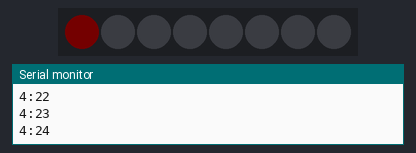
A sketch run on a simulated ESP8266 (NodeMCU). On the bench: 8 RGB LEDs in strip order, left to right, the last lines printed to the serial monitor. Dim RGB values are drawn brighter than linear.

Above: at 52.8 s.
At 71.2 s:
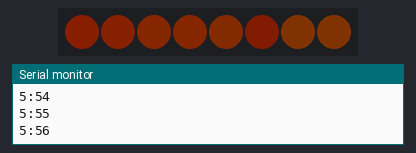
At 90.4 s:
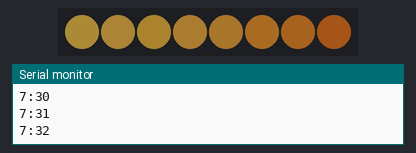
At 96.8 s:
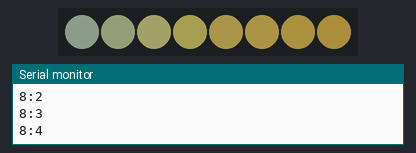
At 104.1 s:
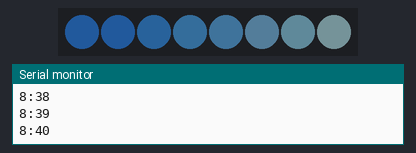
At 128.9 s:
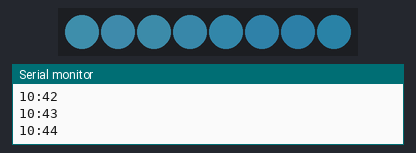
Timing chart, 0 to 130.0 s (numbered marks = the images above):
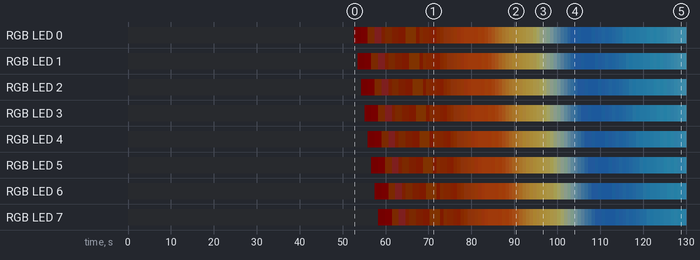

The sketch:

colorRingFast.ino
```cpp
uint8_t colors[360][3]  = {
{1,1,1},
{0,0,0},
{1,1,1},
{1,1,1},
{1,1,1},
{0,0,0},
{0,0,0},
{0,0,0},
{0,0,0},
{0,0,0},
{0,0,0},
{0,0,0},
{0,0,0},
{0,0,0},
{4,4,4},
{1,1,1},
{1,1,1},
{0,0,0},
{0,0,0},
{0,0,0},
{1,1,1},
{0,0,0},
{0,0,0},
{0,0,0},
{0,0,0},
{0,0,0},
{0,0,0},
{0,0,0},
{0,0,0},
{3,3,3},
{2,2,2},
{1,1,1},
{0,0,0},
{0,0,0},
{0,0,0},
{0,0,0},
{0,0,0},
{0,0,0},
{0,0,0},
{0,0,0},
{0,0,0},
{0,0,0},
{0,0,0},
{0,0,0},
{0,0,0},
{0,0,0},
{0,0,0},
{0,0,0},
{0,0,0},
{0,0,0},
{0,0,0},
{0,0,0},
{0,0,0},
{0,0,0},
{0,0,0},
{0,0,0},
{0,0,0},
{0,0,0},
{0,0,0},
{0,0,0},
{0,0,0},
{0,0,0},
{1,1,1},
{0,0,0},
{2,2,2},
{4,3,1},
{6,2,1},
{9,4,1},
{11,5,2},
{14,5,2},
{16,6,4},
{20,6,4},
{21,7,6},
{21,7,6},
{21,7,5},
{19,8,4},
{19,8,5},
{21,8,2},
{22,7,0},
{26,9,2},
{27,10,3},
{28,11,4},
{28,11,4},
{28,11,4},
{29,10,3},
{33,13,4},
{37,13,1},
{40,13,2},
{43,15,3},
{46,15,3},
{54,18,2},
{61,23,4},
{72,28,6},
{86,35,7},
{100,40,10},
{113,45,10},
{139,50,11},
{161,58,13},
{168,63,15},
{169,63,15},
{170,64,14},
{172,64,14},
{175,68,15},
{179,70,14},
{188,80,18},
{201,95,27},
{213,106,34},
{216,126,45},
{223,141,50},
{227,156,58},
{237,173,67},
{240,182,68},
{243,190,76},
{237,191,79},
{239,199,84},
{236,203,90},
{237,207,99},
{229,204,101},
{209,199,102},
{177,178,112},
{141,153,117},
{126,141,128},
{113,137,124},
{96,124,128},
{81,117,134},
{71,108,134},
{59,102,137},
{49,96,140},
{40,89,139},
{33,83,141},
{31,81,144},
{27,83,140},
{30,82,142},
{30,82,142},
{28,82,142},
{30,86,145},
{31,89,147},
{33,94,151},
{31,96,152},
{31,100,156},
{35,105,161},
{36,110,168},
{38,115,170},
{39,118,174},
{41,126,180},
{39,131,182},
{43,136,187},
{43,139,189},
{43,143,192},
{46,148,196},
{47,150,198},
{48,156,201},
{51,158,204},
{50,157,203},
{54,162,208},
{57,165,211},
{62,170,216},
{70,178,223},
{77,184,226},
{81,188,230},
{86,193,237},
{88,197,238},
{95,200,242},
{103,206,249},
{105,208,251},
{109,212,255},
{109,214,254},
{113,217,255},
{117,218,254},
{128,219,253},
{140,220,255},
{145,224,255},
{144,223,254},
{147,223,255},
{148,223,254},
{149,224,255},
{149,224,255},
{151,225,254},
{154,226,255},
{157,226,255},
{161,228,255},
{162,228,254},
{164,228,253},
{169,231,255},
{173,231,253},
{173,231,253},
{176,232,255},
{177,234,254},
{177,234,253},
{178,233,253},
{180,235,252},
{182,235,253},
{190,235,254},
{190,235,254},
{196,237,255},
{198,240,255},
{202,238,254},
{204,240,254},
{207,241,253},
{210,242,255},
{220,246,255},
{220,246,255},
{222,244,255},
{223,246,254},
{228,248,255},
{230,249,255},
{232,249,255},
{236,250,254},
{243,251,254},
{243,251,254},
{246,253,255},
{250,254,255},
{252,253,255},
{254,254,254},
{254,254,254},
{254,254,254},
{255,255,255},
{255,255,255},
{255,255,255},
{254,254,254},
{253,253,251},
{253,250,246},
{250,239,240},
{243,228,220},
{242,213,209},
{242,213,209},
{242,207,203},
{244,201,195},
{243,181,172},
{246,149,143},
{246,149,143},
{251,135,136},
{248,135,131},
{248,135,131},
{249,134,136},
{250,135,142},
{252,136,147},
{250,138,154},
{250,138,154},
{249,135,152},
{232,136,151},
{222,133,155},
{207,132,162},
{198,129,160},
{178,125,164},
{149,121,170},
{149,121,170},
{142,118,172},
{140,117,169},
{133,119,172},
{127,118,173},
{123,115,172},
{117,115,173},
{112,111,168},
{112,111,168},
{109,108,165},
{107,106,164},
{101,101,151},
{99,99,152},
{96,97,145},
{92,93,139},
{87,89,128},
{83,85,123},
{79,82,117},
{77,77,112},
{74,75,106},
{72,73,104},
{71,71,100},
{69,70,98},
{70,69,100},
{70,70,98},
{70,70,98},
{69,69,97},
{67,67,95},
{65,65,93},
{63,63,91},
{61,61,87},
{58,59,81},
{56,57,78},
{54,55,76},
{47,48,68},
{47,48,68},
{45,46,66},
{44,44,60},
{40,39,55},
{38,37,51},
{35,35,45},
{30,30,40},
{26,25,37},
{19,17,28},
{19,18,26},
{16,15,21},
{13,12,21},
{9,8,14},
{8,7,12},
{6,5,10},
{3,3,4},
{1,1,1},
{0,0,0},
{0,0,0},
{0,0,0},
{0,0,0},
{0,0,0},
{0,0,0},
{0,0,0},
{0,0,0},
{0,0,0},
{0,0,0},
{0,0,0},
{0,0,0},
{0,0,0},
{0,0,0},
{0,0,0},
{0,0,0},
{0,0,0},
{0,0,0},
{0,0,0},
{0,0,0},
{0,0,0},
{0,0,0},
{0,0,0},
{0,0,0},
{0,0,0},
{0,0,0},
{1,1,1},
{1,1,1},
{3,3,3},
{5,5,5},
{4,4,4},
{0,0,0},
{0,0,0},
{0,0,0},
{0,0,0},
{0,0,0},
{0,0,0},
{1,1,1},
{1,1,1},
{0,0,0},
{1,1,1},
{2,2,2},
{1,1,1},
{0,0,0},
{0,0,0},
{0,0,0},
{0,0,0},
{2,2,2},
{2,2,2},
{1,1,1},
{3,3,3},
{4,4,4},
{2,2,2},
{1,1,1},
{1,1,1},
{2,2,2},
{1,1,1},
{1,1,1},
{1,1,1},
{1,1,1},
{1,1,1},
{1,1,1}
};

#include <Adafruit_NeoPixel.h>

#define LED_PIN    D6
#define LED_COUNT 8

Adafruit_NeoPixel strip(LED_COUNT, LED_PIN, NEO_GRB + NEO_KHZ800);

int h;
int m;
int t = 0;
int indx = 0;
int offsetFromMidnight = 0*60;


void setup() {
  Serial.begin(9600);
  strip.begin();           // INITIALIZE NeoPixel strip object (REQUIRED)
  strip.show();            // Turn OFF all pixels ASAP
  strip.setBrightness(50); // Set BRIGHTNESS to about 1/5 (max = 255)
}


void loop() {
  m++;
  if(m >= 60) {
    m = 0;
    h++;
  }
  if(h >= 24) h = 0;
  indx = getIndex(getMinute(h, m));
  //println(index);
  for(int i = 0; i<LED_COUNT; i++) {
    t = indx-i;
    if(t < 0) t = 360-i;
    strip.setPixelColor(i, colors[t][0], colors[t][1], colors[t][2]);
    //.setColor(colors[(t)]);

  }
  strip.show();

  Serial.print(h);
  Serial.print(":");
  Serial.println(m);
  delay(200);
}
```

Helper.ino
```cpp
/*int getMinute() {
  return (hour()*60+minute() + offsetFromMidnight) % 1440;
}*/

int getMinute(int h, int m) {
  return (h*60+m + offsetFromMidnight) % 1440;
}

int getIndex(int i) {
  return i/4;
}
```

Measured:
- by itself, RGB LED 0: off → RGB(1, 0, 0) at 52.7 s, → RGB(2, 0, 0) 1.6 s later, → RGB(3, 1, 0) 1.6 s later, → RGB(4, 1, 1) 1.6 s later, … (80 changes in this stretch)
- by itself, RGB LED 1: off → RGB(1, 0, 0) at 53.5 s, → RGB(2, 0, 0) 1.6 s later, → RGB(3, 1, 0) 1.6 s later, → RGB(4, 1, 1) 1.6 s later, … (79 changes in this stretch)
- what the display in image 0 shows lasts 0.8 s, from 52.7 s to 53.5 s
